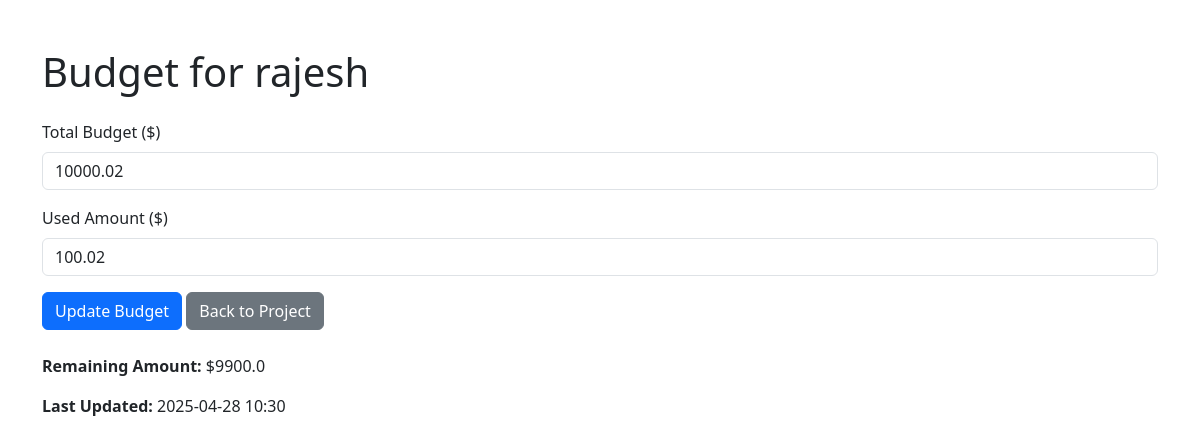
The page /projects/1/budget (signed in) on the database its author committed.
### app.py (models this page shows, shortened)
class Project(db.Model):
    id = db.Column(db.Integer, primary_key=True)
    name = db.Column(db.String(100), nullable=False)
    description = db.Column(db.Text, nullable=True)
    start_date = db.Column(db.DateTime, nullable=False)
    end_date = db.Column(db.DateTime, nullable=False)
    status = db.Column(db.String(20), nullable=False, default='Initiated')  # Initiated, In Progress, On Hold, Execution Completed
    client_id = db.Column(db.Integer, db.ForeignKey('client.id'), nullable=False)
    tasks = db.relationship('Task', backref='project', lazy=True)
    assignments = db.relationship('Assignment', backref='project', lazy=True)
    timelogs = db.relationship('Timelog', backref='project', lazy=True)
    feedback = db.relationship('Feedback', backref='project', lazy=True)
    budgets = db.relationship('Budget', backref='project', lazy=True)
    schedules = db.relationship('Schedule', backref='project', lazy=True)
    meetings = db.relationship('Meeting', backref='project', lazy=True)
    milestones = db.relationship('Milestone', backref='project', lazy=True)
    risk_assessments = db.relationship('RiskAssessment', backref='project', lazy=True)
    status_updates = db.relationship('ProjectStatus', backref='project', lazy=True)
    resources = db.relationship('Resource', backref='project', lazy=True)
    progress_reports = db.relationship('ProgressReport', backref='project', lazy=True)
    files = db.relationship('File', backref='project', lazy=True)

class Budget(db.Model):
    id = db.Column(db.Integer, primary_key=True)
    project_id = db.Column(db.Integer, db.ForeignKey('project.id'), nullable=False)
    total_budget = db.Column(db.Float, nullable=False)
    used_amount = db.Column(db.Float, default=0)
    remaining_amount = db.Column(db.Float, nullable=False)
    last_updated = db.Column(db.DateTime, default=datetime.utcnow)

### app.py (the view, shortened to what this page needs)
@app.route('/projects/<int:project_id>/budget', methods=['GET', 'POST'])
def project_budget(project_id):
    if 'user_id' not in session:
        flash('Please log in first', 'warning')
        return redirect(url_for('login'))
    project = Project.query.get_or_404(project_id)
    if not session.get('is_admin'):
        assignments = Assignment.query.filter_by(user_id=session['user_id'], project_id=project_id).first()
        if not assignments:
            flash('You do not have access to this project', 'danger')
            return redirect(url_for('projects'))
    budget = Budget.query.filter_by(project_id=project_id).first()
    return render_template('projects/budget.html', project=project, budget=budget)

### templates/projects/budget.html (shortened to what this page needs)
<!DOCTYPE html>
<html lang="en">
<head>
    <link href="https://cdn.jsdelivr.net/npm/bootstrap@5.3.0/dist/css/bootstrap.min.css" rel="stylesheet">
</head>
<body>
    <div class="container mt-5">
        <h1 class="mb-4">Budget for {{ project.name }}</h1>
        <form method="POST" action="{{ url_for('project_budget', project_id=project.id) }}">
            <div class="mb-3">
                <label for="total_budget" class="form-label">Total Budget ($)</label>
                <input type="number" step="0.01" class="form-control" id="total_budget" name="total_budget" value="{{ budget.total_budget if budget else '' }}" required>
            </div>
            <div class="mb-3">
                <label for="used_amount" class="form-label">Used Amount ($)</label>
                <input type="number" step="0.01" class="form-control" id="used_amount" name="used_amount" value="{{ budget.used_amount if budget else 0 }}" required>
            </div>
            <button type="submit" class="btn btn-primary">Update Budget</button>
            <a href="{{ url_for('project_details', project_id=project.id) }}" class="btn btn-secondary">Back to Project</a>
        </form>
        {% if budget %}
            <div class="mt-4">
                <p><strong>Remaining Amount:</strong> ${{ budget.remaining_amount }}</p>
                <p><strong>Last Updated:</strong> {{ budget.last_updated.strftime('%Y-%m-%d %H:%M') }}</p>
            </div>
        {% endif %}
    </div>
</body>
</html>

### rows shown on the page
Project: name "rajesh"
Budget: total_budget "10000.02", used_amount "100.02", remaining_amount "9900.0", last_updated "2025-04-28 10:30"
